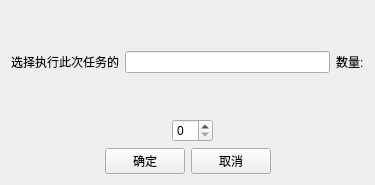
<?xml version="1.0" encoding="UTF-8"?>
<ui version="4.0">
 <class>Form</class>
 <widget class="QWidget" name="Form">
  <property name="geometry">
   <rect>
    <x>0</x>
    <y>0</y>
    <width>375</width>
    <height>185</height>
   </rect>
  </property>
  <property name="windowTitle">
   <string>Form</string>
  </property>
  <layout class="QVBoxLayout" name="verticalLayout_2">
   <item>
    <layout class="QVBoxLayout" name="verticalLayout">
     <item>
      <layout class="QHBoxLayout" name="horizontalLayout">
       <item>
        <widget class="QLabel" name="label">
         <property name="text">
          <string>选择执行此次任务的</string>
         </property>
        </widget>
       </item>
       <item>
        <widget class="QLineEdit" name="lineEdit"/>
       </item>
       <item>
        <widget class="QLabel" name="label_2">
         <property name="text">
          <string>数量:</string>
         </property>
        </widget>
       </item>
      </layout>
     </item>
     <item>
      <layout class="QHBoxLayout" name="horizontalLayout_2">
       <item>
        <spacer name="horizontalSpacer">
         <property name="orientation">
          <enum>Qt::Horizontal</enum>
         </property>
         <property name="sizeHint" stdset="0">
          <size>
           <width>40</width>
           <height>20</height>
          </size>
         </property>
        </spacer>
       </item>
       <item>
        <widget class="QLabel" name="label_3">
         <property name="text">
          <string> </string>
         </property>
        </widget>
       </item>
       <item>
        <widget class="QSpinBox" name="spinBox"/>
       </item>
       <item>
        <spacer name="horizontalSpacer_2">
         <property name="orientation">
          <enum>Qt::Horizontal</enum>
         </property>
         <property name="sizeHint" stdset="0">
          <size>
           <width>40</width>
           <height>20</height>
          </size>
         </property>
        </spacer>
       </item>
      </layout>
     </item>
     <item>
      <layout class="QHBoxLayout" name="horizontalLayout_3">
       <item>
        <spacer name="horizontalSpacer_3">
         <property name="orientation">
          <enum>Qt::Horizontal</enum>
         </property>
         <property name="sizeHint" stdset="0">
          <size>
           <width>40</width>
           <height>20</height>
          </size>
         </property>
        </spacer>
       </item>
       <item>
        <widget class="QPushButton" name="pushButton">
         <property name="text">
          <string>确定</string>
         </property>
        </widget>
       </item>
       <item>
        <widget class="QPushButton" name="pushButton_2">
         <property name="text">
          <string>取消</string>
         </property>
        </widget>
       </item>
       <item>
        <spacer name="horizontalSpacer_4">
         <property name="orientation">
          <enum>Qt::Horizontal</enum>
         </property>
         <property name="sizeHint" stdset="0">
          <size>
           <width>40</width>
           <height>20</height>
          </size>
         </property>
        </spacer>
       </item>
      </layout>
     </item>
    </layout>
   </item>
  </layout>
 </widget>
 <resources/>
 <connections/>
</ui>
